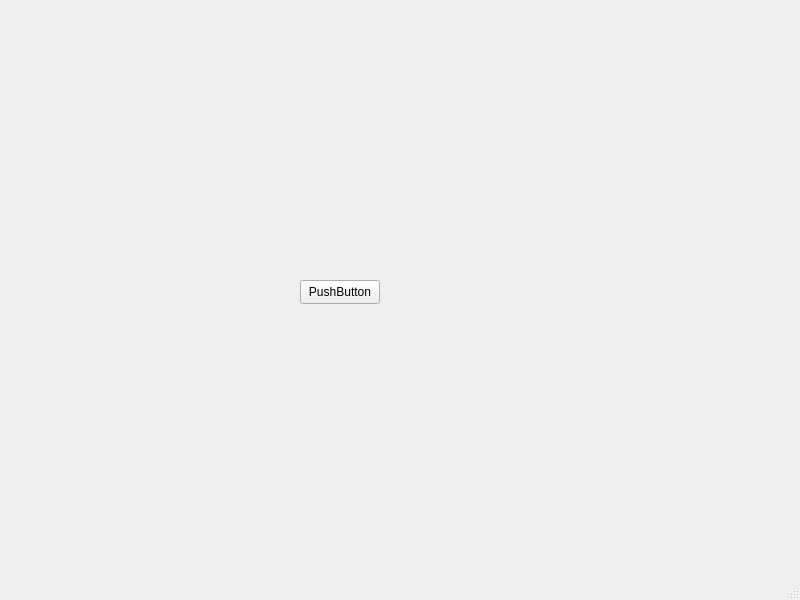
<?xml version="1.0" encoding="UTF-8"?>
<ui version="4.0">
 <class>Redactor</class>
 <widget class="QMainWindow" name="Redactor">
  <property name="geometry">
   <rect>
    <x>0</x>
    <y>0</y>
    <width>800</width>
    <height>600</height>
   </rect>
  </property>
  <property name="windowTitle">
   <string>Redactor</string>
  </property>
  <widget class="QWidget" name="centralwidget">
   <widget class="QPushButton" name="pushButton">
    <property name="geometry">
     <rect>
      <x>300</x>
      <y>280</y>
      <width>80</width>
      <height>24</height>
     </rect>
    </property>
    <property name="text">
     <string>PushButton</string>
    </property>
   </widget>
  </widget>
  <widget class="QMenuBar" name="menubar">
   <property name="geometry">
    <rect>
     <x>0</x>
     <y>0</y>
     <width>800</width>
     <height>21</height>
    </rect>
   </property>
  </widget>
  <widget class="QStatusBar" name="statusbar"/>
 </widget>
 <resources/>
 <connections/>
</ui>
